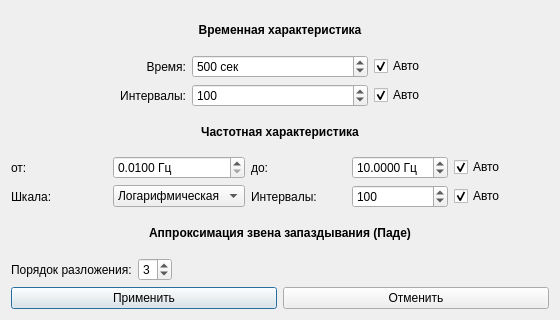
<?xml version="1.0" encoding="UTF-8"?>
<ui version="4.0">
 <class>ModParDialog</class>
 <widget class="QDialog" name="ModParDialog">
  <property name="geometry">
   <rect>
    <x>0</x>
    <y>0</y>
    <width>560</width>
    <height>320</height>
   </rect>
  </property>
  <property name="windowTitle">
   <string>Параметры моделирования</string>
  </property>
  <layout class="QVBoxLayout" name="verticalLayout">
   <item>
    <widget class="QLabel" name="timeTitleLabel">
     <property name="text">
      <string>Временная характеристика</string>
     </property>
     <property name="alignment">
      <set>Qt::AlignCenter</set>
     </property>
     <property name="styleSheet">
      <string>font-weight: bold;</string>
     </property>
    </widget>
   </item>
   <item>
    <layout class="QGridLayout" name="timeGrid">
     <item row="0" column="0">
      <widget class="QLabel" name="simTimeLabel">
       <property name="text">
        <string>Время:</string>
       </property>
       <property name="alignment">
        <set>Qt::AlignRight|Qt::AlignVCenter</set>
       </property>
      </widget>
     </item>
     <item row="0" column="1">
      <widget class="QSpinBox" name="simTimeSpinBox">
       <property name="suffix">
        <string> сек</string>
       </property>
       <property name="minimum">
        <number>10</number>
       </property>
       <property name="maximum">
        <number>10000</number>
       </property>
       <property name="value">
        <number>500</number>
       </property>
      </widget>
     </item>
     <item row="0" column="2">
      <widget class="QCheckBox" name="autoSimTimeCheckBox">
       <property name="text">
        <string>Авто</string>
       </property>
       <property name="checked">
        <bool>true</bool>
       </property>
      </widget>
     </item>
     <item row="1" column="0">
      <widget class="QLabel" name="timeIntervalsLabel">
       <property name="text">
        <string>Интервалы:</string>
       </property>
       <property name="alignment">
        <set>Qt::AlignRight|Qt::AlignVCenter</set>
       </property>
      </widget>
     </item>
     <item row="1" column="1">
      <widget class="QSpinBox" name="timeIntervalsSpinBox">
       <property name="minimum">
        <number>10</number>
       </property>
       <property name="maximum">
        <number>2000</number>
       </property>
       <property name="value">
        <number>100</number>
       </property>
      </widget>
     </item>
     <item row="1" column="2">
      <widget class="QCheckBox" name="autoTimeIntervalsCheckBox">
       <property name="text">
        <string>Авто</string>
       </property>
       <property name="checked">
        <bool>true</bool>
       </property>
      </widget>
     </item>
    </layout>
   </item>
   <item>
    <widget class="QLabel" name="freqTitleLabel">
     <property name="text">
      <string>Частотная характеристика</string>
     </property>
     <property name="alignment">
      <set>Qt::AlignCenter</set>
     </property>
     <property name="styleSheet">
      <string>font-weight: bold;</string>
     </property>
    </widget>
   </item>
   <item>
    <layout class="QGridLayout" name="freqGrid">
     <item row="0" column="0">
      <widget class="QLabel" name="freqMinLabel">
       <property name="text">
        <string>от:</string>
       </property>
      </widget>
     </item>
     <item row="0" column="1">
      <widget class="QDoubleSpinBox" name="freqMinSpinBox">
       <property name="suffix">
        <string> Гц</string>
       </property>
       <property name="decimals">
        <number>4</number>
       </property>
       <property name="minimum">
        <double>0.010000000000000</double>
       </property>
       <property name="maximum">
        <double>200.000000000000000</double>
       </property>
       <property name="value">
        <double>0.010000000000000</double>
       </property>
      </widget>
     </item>
     <item row="0" column="2">
      <widget class="QLabel" name="freqMaxLabel">
       <property name="text">
        <string>до:</string>
       </property>
      </widget>
     </item>
     <item row="0" column="3">
      <widget class="QDoubleSpinBox" name="freqMaxSpinBox">
       <property name="suffix">
        <string> Гц</string>
       </property>
       <property name="decimals">
        <number>4</number>
       </property>
       <property name="minimum">
        <double>0.010000000000000</double>
       </property>
       <property name="maximum">
        <double>200.000000000000000</double>
       </property>
       <property name="value">
        <double>10.000000000000000</double>
       </property>
      </widget>
     </item>
     <item row="0" column="4">
      <widget class="QCheckBox" name="autoFreqRangeCheckBox">
       <property name="text">
        <string>Авто</string>
       </property>
       <property name="checked">
        <bool>true</bool>
       </property>
      </widget>
     </item>
     <item row="1" column="0">
      <widget class="QLabel" name="freqScaleLabel">
       <property name="text">
        <string>Шкала:</string>
       </property>
      </widget>
     </item>
     <item row="1" column="1">
      <widget class="QComboBox" name="freqScaleComboBox">
       <item>
        <property name="text">
         <string>Логарифмическая</string>
        </property>
       </item>
       <item>
        <property name="text">
         <string>Линейная</string>
        </property>
       </item>
      </widget>
     </item>
     <item row="1" column="2">
      <widget class="QLabel" name="freqIntervalsLabel">
       <property name="text">
        <string>Интервалы:</string>
       </property>
      </widget>
     </item>
     <item row="1" column="3">
      <widget class="QSpinBox" name="freqIntervalsSpinBox">
       <property name="minimum">
        <number>2</number>
       </property>
       <property name="maximum">
        <number>2000</number>
       </property>
       <property name="value">
        <number>100</number>
       </property>
      </widget>
     </item>
     <item row="1" column="4">
      <widget class="QCheckBox" name="autoFreqIntervalsCheckBox">
       <property name="text">
        <string>Авто</string>
       </property>
       <property name="checked">
        <bool>true</bool>
       </property>
      </widget>
     </item>
    </layout>
   </item>
   <item>
    <widget class="QLabel" name="approxTitleLabel">
     <property name="text">
      <string>Аппроксимация звена запаздывания (Паде)</string>
     </property>
     <property name="alignment">
      <set>Qt::AlignCenter</set>
     </property>
     <property name="styleSheet">
      <string>font-weight: bold;</string>
     </property>
    </widget>
   </item>
   <item>
    <layout class="QHBoxLayout" name="approxLayout">
     <item>
      <widget class="QLabel" name="approxOrderLabel">
       <property name="text">
        <string>Порядок разложения:</string>
       </property>
      </widget>
     </item>
     <item>
      <widget class="QSpinBox" name="approxOrderSpinBox">
       <property name="minimum">
        <number>1</number>
       </property>
       <property name="maximum">
        <number>6</number>
       </property>
       <property name="value">
        <number>3</number>
       </property>
      </widget>
     </item>
     <item>
      <spacer name="approxSpacer">
       <property name="orientation">
        <enum>Qt::Horizontal</enum>
       </property>
       <property name="sizeHint" stdset="0">
        <size>
         <width>40</width>
         <height>20</height>
        </size>
       </property>
      </spacer>
     </item>
    </layout>
   </item>
   <item>
    <layout class="QHBoxLayout" name="buttonLayout">
     <item>
      <widget class="QPushButton" name="applyButton">
       <property name="text">
        <string>Применить</string>
       </property>
      </widget>
     </item>
     <item>
      <widget class="QPushButton" name="cancelButton">
       <property name="text">
        <string>Отменить</string>
       </property>
      </widget>
     </item>
    </layout>
   </item>
  </layout>
 </widget>
 <resources/>
 <connections/>
</ui>
